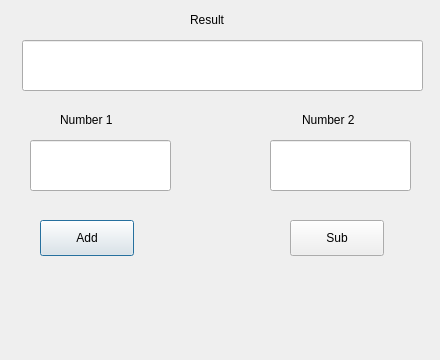
<?xml version="1.0" encoding="UTF-8"?>
<ui version="4.0">
 <class>Dialog</class>
 <widget class="QDialog" name="Dialog">
  <property name="geometry">
   <rect>
    <x>0</x>
    <y>0</y>
    <width>440</width>
    <height>360</height>
   </rect>
  </property>
  <property name="windowTitle">
   <string>Dialog</string>
  </property>
  <widget class="QPushButton" name="Add">
   <property name="geometry">
    <rect>
     <x>40</x>
     <y>220</y>
     <width>94</width>
     <height>36</height>
    </rect>
   </property>
   <property name="text">
    <string>Add</string>
   </property>
  </widget>
  <widget class="QLineEdit" name="input_1">
   <property name="geometry">
    <rect>
     <x>30</x>
     <y>140</y>
     <width>141</width>
     <height>51</height>
    </rect>
   </property>
   <property name="text">
    <string/>
   </property>
  </widget>
  <widget class="QLineEdit" name="input_2">
   <property name="geometry">
    <rect>
     <x>270</x>
     <y>140</y>
     <width>141</width>
     <height>51</height>
    </rect>
   </property>
   <property name="text">
    <string/>
   </property>
  </widget>
  <widget class="QLineEdit" name="result">
   <property name="geometry">
    <rect>
     <x>22</x>
     <y>40</y>
     <width>401</width>
     <height>51</height>
    </rect>
   </property>
   <property name="clearButtonEnabled">
    <bool>false</bool>
   </property>
  </widget>
  <widget class="QPushButton" name="Sub">
   <property name="geometry">
    <rect>
     <x>290</x>
     <y>220</y>
     <width>94</width>
     <height>36</height>
    </rect>
   </property>
   <property name="text">
    <string>Sub</string>
   </property>
  </widget>
  <widget class="QLabel" name="label">
   <property name="geometry">
    <rect>
     <x>60</x>
     <y>110</y>
     <width>63</width>
     <height>20</height>
    </rect>
   </property>
   <property name="text">
    <string>Number 1</string>
   </property>
  </widget>
  <widget class="QLabel" name="label_2">
   <property name="geometry">
    <rect>
     <x>302</x>
     <y>110</y>
     <width>71</width>
     <height>20</height>
    </rect>
   </property>
   <property name="text">
    <string>Number 2</string>
   </property>
  </widget>
  <widget class="QLabel" name="label_3">
   <property name="geometry">
    <rect>
     <x>190</x>
     <y>10</y>
     <width>63</width>
     <height>20</height>
    </rect>
   </property>
   <property name="text">
    <string>Result</string>
   </property>
  </widget>
 </widget>
 <resources/>
 <connections/>
</ui>
